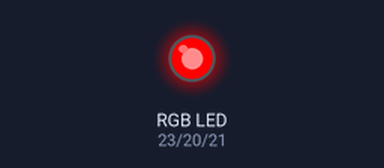
Bench run of a sketch on a simulated Arduino Mega 2560, built with avr-gcc and run on an emulated ATmega2560. Parts: an RGB LED mixed from three pins (HIGH = lit).

Above: at 0.4 s.
At 1.2 s:
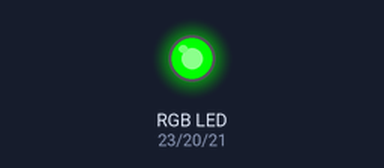
At 4.4 s:
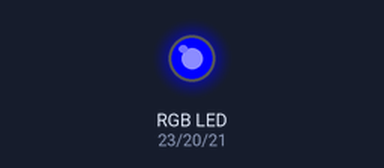
Timing chart, 0 to 5.5 s (numbered marks = the images above):
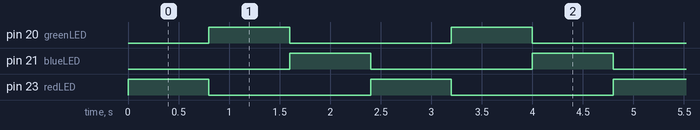

The sketch:

Lab_3.1.ino
```cpp
#define MY_DELAY 800

int greenLED = 20;
int blueLED = 21;
int redLED = 23;

void setup() {
  Serial.begin(9600);

  pinMode(blueLED,  OUTPUT);
  pinMode(greenLED, OUTPUT);
  pinMode(redLED,   OUTPUT);

  pinMode(A0, INPUT);
  randomSeed(analogRead(A0));
}

void loop() {
  //DEMO #1 - CYCLE RGB (Digital)
  digitalWrite(redLED, HIGH);
  delay(MY_DELAY);
  digitalWrite(redLED, LOW);

  digitalWrite(greenLED, true);
  delay(MY_DELAY);
  digitalWrite(greenLED, false);

  digitalWrite(blueLED, 1);
  delay(MY_DELAY);
  digitalWrite(blueLED, 0);
}
```

Measured:
- by itself, pin 20 (greenLED), pin 21 (blueLED), pin 23 (redLED): alternates HIGH for 0.80 s and LOW for 1.6 s
- by itself, everything shown: repeats every 2.4 s, in 4 steps
